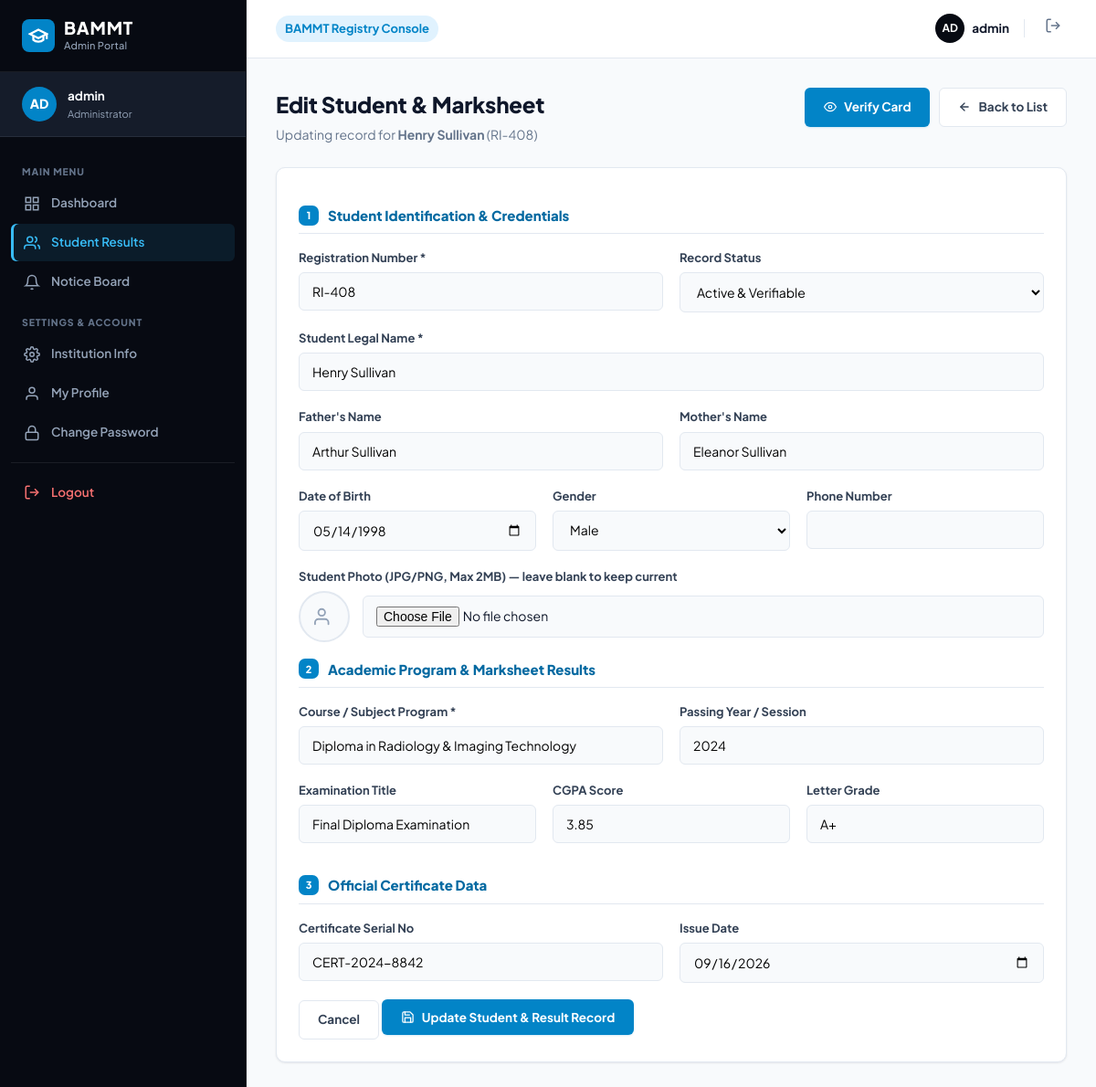
The page /admin/edit_student?id=1 (signed in) on the database its author committed.
### tables this page shows
CREATE TABLE IF NOT EXISTS students (
    id INT AUTO_INCREMENT PRIMARY KEY,
    registration_no VARCHAR(50) NOT NULL UNIQUE,
    roll_no VARCHAR(50) DEFAULT NULL,
    name VARCHAR(150) NOT NULL,
    father_name VARCHAR(150) DEFAULT NULL,
    mother_name VARCHAR(150) DEFAULT NULL,
    date_of_birth DATE DEFAULT NULL,
    gender VARCHAR(20) DEFAULT 'Male',
    phone VARCHAR(30) DEFAULT NULL,
    email VARCHAR(100) DEFAULT NULL,
    address TEXT DEFAULT NULL,
    subject VARCHAR(255) DEFAULT NULL,
    passing_year VARCHAR(50) DEFAULT NULL,
    cgpa VARCHAR(50) DEFAULT NULL,
    grade VARCHAR(20) DEFAULT NULL,
    photo VARCHAR(255) DEFAULT NULL,
    status ENUM('active', 'revoked') DEFAULT 'active',
    created_at TIMESTAMP DEFAULT CURRENT_TIMESTAMP,
    updated_at TIMESTAMP DEFAULT CURRENT_TIMESTAMP ON UPDATE CURRENT_TIMESTAMP,
    INDEX idx_registration (registration_no),
    INDEX idx_status (status)
);

### includes/functions.php (called while the page is built, shortened)
<?php
function h(?string $value): string
{
    return htmlspecialchars($value ?? '', ENT_QUOTES, 'UTF-8');
}
function getAdminUrl(string $path = ''): string
{
    $path = ltrim($path, '/');
    $cleanPath = preg_replace('/\.php(\?|$)/', '$1', $path);
    return APP_BASE_PATH . '/admin/' . $cleanPath;
}
function getPhotoUrl(?string $photo): string
{
    if (!$photo || trim($photo) === '') {
        return '';
    }
    $photo = trim($photo);
    $filename = basename($photo);
    return UPLOAD_URL . $filename;
}

### admin/edit_student.php (the view, shortened to what this page needs)
<?php
require_once __DIR__ . '/../includes/functions.php';
$pdo = getDBConnection();
$id = (int) ($_GET['id'] ?? $_POST['id'] ?? 0);
$stmt = $pdo->prepare("SELECT * FROM students WHERE id = ?");
$stmt->execute([$id]);
$student = $stmt->fetch();
$resStmt = $pdo->prepare("SELECT * FROM results WHERE student_id = ? LIMIT 1");
$resStmt->execute([$id]);
$result = $resStmt->fetch();
$certStmt = $pdo->prepare("SELECT * FROM certificates WHERE student_id = ? LIMIT 1");
$certStmt->execute([$id]);
$certificate = $certStmt->fetch();
$old = [
    'registration_no' => $student['registration_no'],
    'name' => $student['name'],
    'father_name' => $student['father_name'] ?? '',
    'mother_name' => $student['mother_name'] ?? '',
    'date_of_birth' => $student['date_of_birth'] ?? '',
    'gender' => $student['gender'] ?? 'Male',
    'phone' => $student['phone'] ?? '',
    'email' => $student['email'] ?? '',
    'address' => $student['address'] ?? '',
    'subject' => $student['subject'] ?? '',
    'passing_year' => $student['passing_year'] ?? '',
    'cgpa' => $student['cgpa'] ?? '',
    'grade' => $student['grade'] ?? '',
    'status' => $student['status'] ?? 'active',
    'exam_name' => $result ? $result['exam_name'] : 'Final Diploma Examination',
    'remarks' => $result ? $result['remarks'] : 'Passed',
    'certificate_no' => $certificate ? $certificate['certificate_no'] : ('CERT-' . date('Y') . '-' . rand(1000, 9999)),
    'issue_date' => $certificate ? $certificate['issue_date'] : date('Y-m-d'),
];
?>
<!DOCTYPE html>
<html lang="en">
<head>
<link rel="stylesheet" href="<?= h(APP_BASE_PATH) ?>/assets/css/style.css?v=<?= filemtime(__DIR__ . '/../assets/css/style.css') ?>">
</head>
<body class="admin-body">
  <div class="admin-layout">
    <?php include __DIR__ . '/_sidebar.php'; ?>
    <div class="admin-main-wrapper">
      <?php include __DIR__ . '/_nav.php'; ?>
      <main class="admin-content">
        <div class="page-header">
          <div>
            <h2>Edit Student &amp; Marksheet</h2>
            <p class="page-sub">Updating record for <strong><?= h($student['name']) ?></strong> (<?= h($student['registration_no']) ?>)</p>
          </div>
          <div class="page-header-actions">
            <a href="<?= h(APP_BASE_PATH) ?>/verify/<?= urlencode($student['registration_no']) ?>?from=admin" class="btn btn-primary">
              <svg width="14" height="14" viewBox="0 0 24 24" fill="none" stroke="currentColor" stroke-width="2" stroke-linecap="round" stroke-linejoin="round"><path d="M1 12s4-8 11-8 11 8 11 8-4 8-11 8-11-8-11-8z"/><circle cx="12" cy="12" r="3"/></svg>
              Verify Card
            </a>
            <a href="<?= getAdminUrl('students') ?>" class="btn btn-secondary">
              <svg width="14" height="14" viewBox="0 0 24 24" fill="none" stroke="currentColor" stroke-width="2.3" stroke-linecap="round" stroke-linejoin="round"><line x1="19" y1="12" x2="5" y2="12"/><polyline points="12 19 5 12 12 5"/></svg>
              Back to List
            </a>
          </div>
        </div>
        <div class="card">
          <form method="POST" action="<?= getAdminUrl('edit_student') ?>?id=<?= $id ?>" enctype="multipart/form-data" class="form-grid">
            <div class="form-section-title"><span class="form-section-num">1</span> Student Identification &amp; Credentials</div>
            <div class="form-row-2">
              <div class="form-group">
                <label for="registration_no">Registration Number *</label>
                <input type="text" id="registration_no" name="registration_no" value="<?= h($old['registration_no']) ?>" required maxlength="50">
              </div>
              <div class="form-group">
                <label for="status">Record Status</label>
                <select id="status" name="status">
                  <option value="active" <?= $old['status'] === 'active' ? 'selected' : '' ?>>Active &amp; Verifiable</option>
                </select>
              </div>
            </div>
            <div class="form-group">
              <label for="name">Student Legal Name *</label>
              <input type="text" id="name" name="name" value="<?= h($old['name']) ?>" required maxlength="150">
            </div>
            <div class="form-row-2">
              <div class="form-group">
                <label for="father_name">Father's Name</label>
                <input type="text" id="father_name" name="father_name" value="<?= h($old['father_name']) ?>" maxlength="150">
              </div>
              <div class="form-group">
                <label for="mother_name">Mother's Name</label>
                <input type="text" id="mother_name" name="mother_name" value="<?= h($old['mother_name']) ?>" maxlength="150">
              </div>
            </div>
            <div class="form-row-3">
              <div class="form-group">
                <label for="date_of_birth">Date of Birth</label>
                <input type="date" id="date_of_birth" name="date_of_birth" value="<?= h($old['date_of_birth']) ?>">
              </div>
              <div class="form-group">
                <label for="gender">Gender</label>
                <select id="gender" name="gender">
                  <option value="Male" <?= $old['gender'] === 'Male' ? 'selected' : '' ?>>Male</option>
                </select>
              </div>
              <div class="form-group">
                <label for="phone">Phone Number</label>
                <input type="text" id="phone" name="phone" value="<?= h($old['phone']) ?>">
              </div>
            </div>
            <?php $curPhoto = getPhotoUrl($student['photo'] ?? ''); ?>
            <div class="form-group">
              <label for="photo">Student Photo (JPG/PNG, Max 2MB) &mdash; leave blank to keep current</label>
              <div style="display:flex; align-items:center; gap:14px;">
                <div style="width:56px; height:56px; border-radius:50%; overflow:hidden; flex-shrink:0; border:2px solid var(--ink-200); background:var(--surface-alt); display:flex; align-items:center; justify-content:center;">
                  <svg id="photoPreviewFallback" width="22" height="22" viewBox="0 0 24 24" fill="none" stroke="currentColor" stroke-width="2" stroke-linecap="round" stroke-linejoin="round" style="color:var(--ink-400); <?= $curPhoto ? 'display:none;' : '' ?>"><path d="M17 21v-2a4 4 0 0 0-4-4H5a4 4 0 0 0-4 4v2"/><circle cx="9" cy="7" r="4"/></svg>
                </div>
                <input type="file" id="photoInput" name="photo" accept="image/jpeg,image/png" style="flex:1;">
              </div>
            </div>
            <div class="form-section-title"><span class="form-section-num">2</span> Academic Program &amp; Marksheet Results</div>
            <div class="form-row-2">
              <div class="form-group">
                <label for="subject">Course / Subject Program *</label>
                <input type="text" id="subject" name="subject" value="<?= h($old['subject']) ?>" required>
              </div>
              <div class="form-group">
                <label for="passing_year">Passing Year / Session</label>
                <input type="text" id="passing_year" name="passing_year" value="<?= h($old['passing_year']) ?>">
              </div>
            </div>
            <div class="form-row-3">
              <div class="form-group">
                <label for="exam_name">Examination Title</label>
                <input type="text" id="exam_name" name="exam_name" value="<?= h($old['exam_name']) ?>">
              </div>
              <div class="form-group">
                <label for="cgpa">CGPA Score</label>
                <input type="text" id="cgpa" name="cgpa" value="<?= h($old['cgpa']) ?>">
              </div>
              <div class="form-group">
                <label for="grade">Letter Grade</label>
                <input type="text" id="grade" name="grade" value="<?= h($old['grade']) ?>">
              </div>
            </div>
            <div class="form-section-title"><span class="form-section-num">3</span> Official Certificate Data</div>
            <div class="form-row-2">
              <div class="form-group">
                <label for="certificate_no">Certificate Serial No</label>
                <input type="text" id="certificate_no" name="certificate_no" value="<?= h($old['certificate_no']) ?>">
              </div>
              <div class="form-group">
                <label for="issue_date">Issue Date</label>
                <input type="date" id="issue_date" name="issue_date" value="<?= h($old['issue_date']) ?>">
              </div>
            </div>
            <div class="form-actions mt-4">
              <a href="<?= getAdminUrl('students.php') ?>" class="btn btn-secondary">Cancel</a>
              <button type="submit" class="btn btn-primary">
                <svg width="15" height="15" viewBox="0 0 24 24" fill="none" stroke="currentColor" stroke-width="2" stroke-linecap="round" stroke-linejoin="round"><path d="M19 21H5a2 2 0 0 1-2-2V5a2 2 0 0 1 2-2h11l5 5v11a2 2 0 0 1-2 2z"/><polyline points="17 21 17 13 7 13 7 21"/><polyline points="7 3 7 8 15 8"/></svg>
                Update Student &amp; Result Record
              </button>
            </div>
          </form>
        </div>
      </main>
    </div>
  </div>
</body>
</html>

### rows shown on the page
students: name "Henry Sullivan", registration_no "RI-408", status "Active & Verifiable", father_name "Arthur Sullivan", mother_name "Eleanor Sullivan", date_of_birth "05/14/1998", gender "Male", subject "Diploma in Radiology & Imaging Technology", passing_year "2024", cgpa "3.85", grade "A+"

### other values the page prints
initials($_SESSION['admin_username'] ?? 'Admin') "AD"
$_SESSION['admin_username'] "admin"
